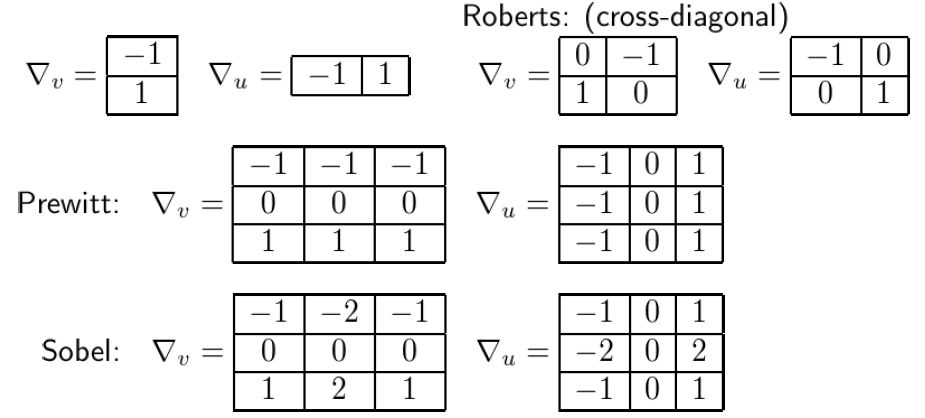
%> input picture Practica 7/gradients.jpg, 925 x 418 px
$ octave --eval "result = gradients(imread('gradients.jpg'));"   (GNU Octave 9; MATLAB toolbox functions it lacks are replaced by stand-ins)
%> lines starting %> are read from the running program, lines starting %| are printed output that depends on the picture
function[Gx, Gy] = gradients(img)
    sobel = fspecial('sobel');
    Gx = imfilter(img, sobel, 'conv');
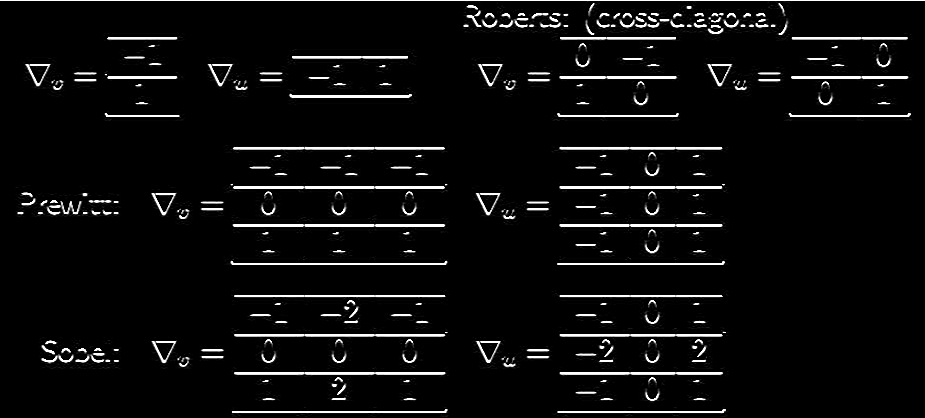
%> Gx: size 418x925x3 uint8; min 0, max 255, mean 12.9
    Gy = imfilter(img, sobel', 'conv');
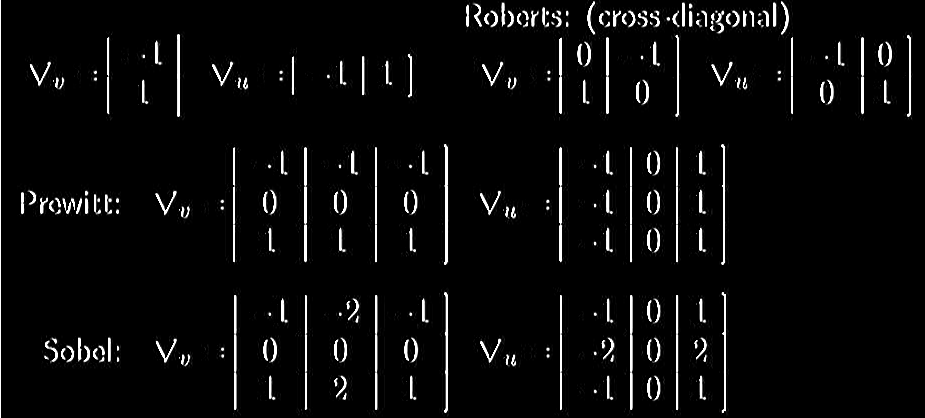
%> Gy: size 418x925x3 uint8; min 0, max 255, mean 10.5
end
